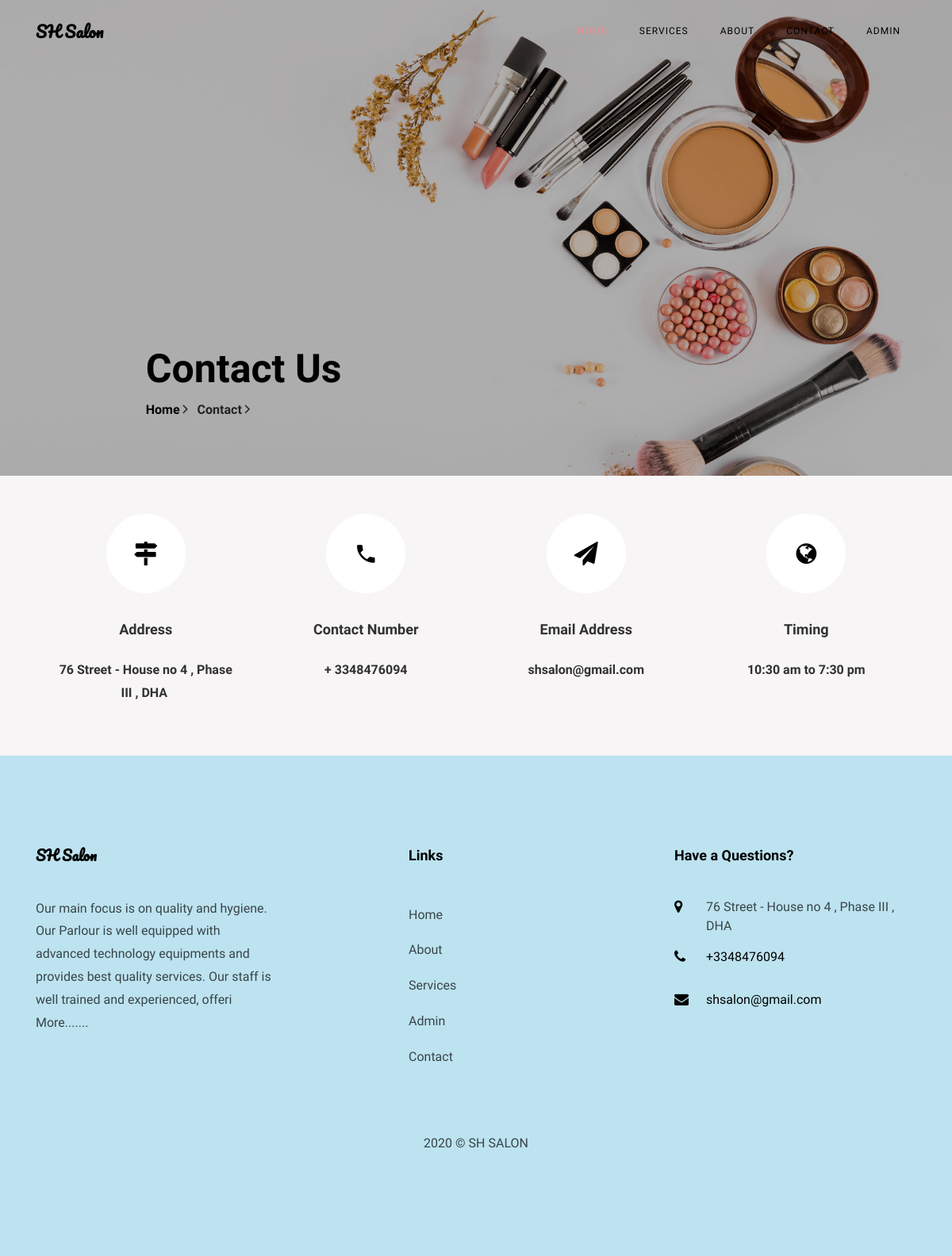
Screenshot of /hsms/contact.php with the database file from the repository.
### tables this page shows
CREATE TABLE `tblpage` (
  `ID` int(10) NOT NULL,
  `PageType` varchar(200) DEFAULT NULL,
  `PageTitle` mediumtext,
  `PageDescription` mediumtext,
  `Email` varchar(200) DEFAULT NULL,
  `MobileNumber` bigint(10) DEFAULT NULL,
  `UpdationDate` date DEFAULT NULL,
  `Timing` varchar(200) NOT NULL
);

### hsms/contact.php (the view, shortened to what this page needs)
<?php
include('includes/dbconnection.php');
?>
<!DOCTYPE html>
<html lang="en">
  <head>
    <link rel="stylesheet" href="css/open-iconic-bootstrap.min.css">
    <link rel="stylesheet" href="css/animate.css">
    <link rel="stylesheet" href="css/owl.carousel.min.css">
    <link rel="stylesheet" href="css/owl.theme.default.min.css">
    <link rel="stylesheet" href="css/magnific-popup.css">
    <link rel="stylesheet" href="css/aos.css">
    <link rel="stylesheet" href="css/ionicons.min.css">
    <link rel="stylesheet" href="css/bootstrap-datepicker.css">
    <link rel="stylesheet" href="css/jquery.timepicker.css">
    <link rel="stylesheet" href="css/flaticon.css">
    <link rel="stylesheet" href="css/icomoon.css">
    <link rel="stylesheet" href="css/style.css">
  </head>
  <body>
	   <?php include_once('includes/header.php');?>
    <section class="hero-wrap hero-wrap-2" style="background-image: url('images/bg-2.jpg');" data-stellar-background-ratio="0.5">
      <div class="overlay"></div>
      <div class="container">
        <div class="row no-gutters slider-text js-fullheight align-items-end justify-content-center">
          <div class="col-md-9 ftco-animate pb-5">
            <h2 class="mb-0 bread">Contact Us</h2>
            <p class="breadcrumbs"><span class="mr-2"><a href="index.php">Home <i class="ion-ios-arrow-forward"></i></a></span> <span>Contact <i class="ion-ios-arrow-forward"></i></span></p>
          </div>
        </div>
      </div>
    </section>
    <section class="contact-section bg-light">
      <div class="container">
        <div class="row no-gutters d-flex contact-info">
          <?php
$ret=mysqli_query($con,"select * from tblpage where PageType='contactus' ");
while ($row=mysqli_fetch_array($ret)) {
?>
          <div class="col-md-3 d-flex">
          	<div class="align-self-stretch box p-4 py-md-5 text-center">
          		<div class="icon d-flex align-items-center justify-content-center">
          			<span class="icon-map-signs"></span>
          		</div>
          		<h3 class="mb-4">Address</h3>
	            <p><?php  echo $row['PageDescription'];?></p>
	          </div>
          </div>
          <div class="col-md-3 d-flex">
          	<div class="align-self-stretch box p-4 py-md-5 text-center">
          		<div class="icon d-flex align-items-center justify-content-center">
          			<span class="icon-phone2"></span>
          		</div>
          		<h3 class="mb-4">Contact Number</h3>
	            <p><a href="tel://1234567920">+ <?php  echo $row['MobileNumber'];?></a></p>
	          </div>
          </div>
          <div class="col-md-3 d-flex">
          	<div class="align-self-stretch box p-4 py-md-5 text-center">
          		<div class="icon d-flex align-items-center justify-content-center">
          			<span class="icon-paper-plane"></span>
          		</div>
          		<h3 class="mb-4">Email Address</h3>
	            <p><a href="mailto:info@yoursite.com"><?php  echo $row['Email'];?></a></p>
	          </div>
          </div>
          <div class="col-md-3 d-flex">
          	<div class="align-self-stretch box p-4 py-md-5 text-center">
          		<div class="icon d-flex align-items-center justify-content-center">
          			<span class="icon-globe"></span>
          		</div>
          		<h3 class="mb-4">Timing</h3>
	            <p><?php  echo $row['Timing'];?></p>
	          </div>
          </div>
          <?php } ?>
        </div>
      </div>
    </section>
   <?php include_once('includes/footer.php');?>
  </body>
</html>

### hsms/includes/footer.php (shortened to what this page needs)
 <?php
include('includes/dbconnection.php');
?>
 <footer class="ftco-footer ftco-section">
      <div class="container">
        <div class="row mb-5">
          <div class="col-md">
            <div class="ftco-footer-widget mb-4">
              <h2 class="ftco-heading-2 logo">SH Salon</h2>
              <?php
$ret=mysqli_query($con,"select * from tblpage where PageType='aboutus' ");
while ($row=mysqli_fetch_array($ret)) {
?>
              <p><?php  echo substr($row['PageDescription'],0,200);?> <a href="about.php">More.......</a></p><?php } ?>
            </div>
          </div>
          <div class="col-md" style="padding-left: 150px">
             <div class="ftco-footer-widget mb-4">
              <h2 class="ftco-heading-2">Links</h2>
              <ul class="list-unstyled">
                <li><a href="index.php" class="py-2 d-block">Home</a></li>
                <li><a href="about.php" class="py-2 d-block">About</a></li>
                <li><a href="services.php" class="py-2 d-block">Services</a></li>
                <li><a href="admin/index.php" class="py-2 d-block">Admin</a></li>
                <li><a href="contact.php" class="py-2 d-block">Contact</a></li>
              </ul>
            </div>
          </div>
          <div class="col-md">
            <div class="ftco-footer-widget mb-4">
            	<h2 class="ftco-heading-2">Have a Questions?</h2>
            	<div class="block-23 mb-3">
                <?php
$ret=mysqli_query($con,"select * from tblpage where PageType='contactus' ");
while ($row=mysqli_fetch_array($ret)) {
?>
	              <ul>
	                <li><span class="icon icon-map-marker"></span><span class="text"><?php  echo $row['PageDescription'];?></span></li>
	                <li><a href="#"><span class="icon icon-phone"></span><span class="text">+<?php  echo $row['MobileNumber'];?></span></a></li>
	                <li><a href="#"><span class="icon icon-envelope"></span><span class="text"><?php  echo $row['Email'];?></span></a></li>
	              </ul>
	            </div>
               <?php } ?>
            </div>
          </div>
        </div>
        <div class="row">
          <div class="col-md-12 text-center">
            <p>
  2020 &copy; SH SALON  </p>
          </div>
        </div>
      </div>
    </footer>

### hsms/css/icomoon.css (style rules this page uses)
[class^="icon-"], [class*=" icon-"] { font-family: 'icomoon' !important; speak: none; font-style: normal; font-weight: normal; font-variant: normal; text-transform: none; line-height: 1; -webkit-font-smoothing: antialiased; -moz-osx-font-smoothing: grayscale; }
.icon-map-marker:before { content: "\f041"; }
.icon-phone:before { content: "\f095"; }
.icon-globe:before { content: "\f0ac"; }
.icon-envelope:before { content: "\f0e0"; }
.icon-paper-plane:before { content: "\f1d8"; }
.icon-map-signs:before { content: "\f277"; }
.icon-phone2:before { content: "\e0cd"; }

### rows the page displays
tblpage: PageDescription "76 Street - House no 4 , Phase III , DHA", MobileNumber "3348476094", Email "shsalon@gmail.com", Timing "10:30 am to 7:30 pm"
tblpage: PageDescription "Our main focus is on quality and hygiene. Our Parlour is well equipped with advanced technology equipments and provides best quality services. Our staff is well trained and experienced, offeri"
